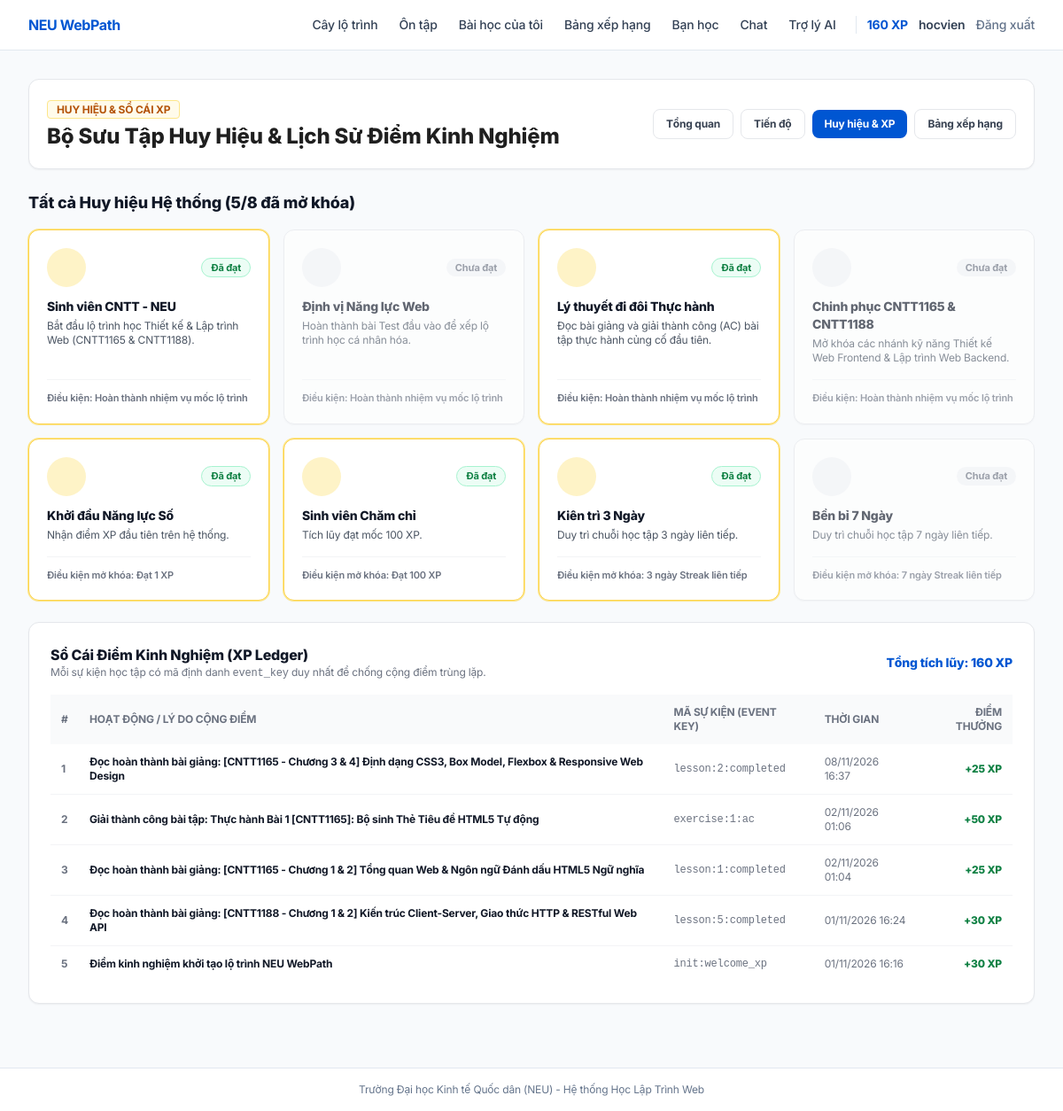
The page /m16/achievements (signed in) on the database its author committed.
### app/models/schema.py (models this page shows, shortened)
class User(UserMixin, db.Model):
    __tablename__ = "users"
    id = db.Column(db.Integer, primary_key=True)
    username = db.Column(db.String(64), unique=True, nullable=False, index=True)
    email = db.Column(db.String(191), unique=True, nullable=False, index=True)
    password_hash = db.Column(db.String(255), nullable=False)
    role = db.Column(
        db.Enum("learner", "instructor", "admin", name="user_roles", native_enum=False),
        default="learner",
        nullable=False,
    )
    total_xp = db.Column(db.Integer, default=0, nullable=False)
    current_streak = db.Column(db.Integer, default=1, nullable=False)
    placement_done = db.Column(db.Boolean, default=False, nullable=False)
    placement_level = db.Column(db.String(100), default="Người mới bắt đầu (Tier 1)")
    current_focus_skill_id = db.Column(db.Integer, db.ForeignKey("skills.id", ondelete="SET NULL"))
    created_at = db.Column(db.DateTime, default=lambda: datetime.now(timezone.utc))
    focus_skill = db.relationship("Skill", foreign_keys=[current_focus_skill_id])
    badges = db.relationship("UserBadge", backref="user", cascade="all, delete-orphan")
    @property
    def is_admin_or_instructor(self) -> bool:
        return self.role in ("admin", "instructor")

class Badge(db.Model):
    __tablename__ = "badges"
    id = db.Column(db.Integer, primary_key=True)
    code = db.Column(db.String(64), unique=True, nullable=False)
    name = db.Column(db.String(120), nullable=False)
    description = db.Column(db.String(255))
    icon = db.Column(db.String(64), default="fa-medal")
    color = db.Column(db.String(32), default="blue")
    required_xp = db.Column(db.Integer, default=0, nullable=False)
    required_streak = db.Column(db.Integer, default=0, nullable=False)

class XpEvent(db.Model):
    __tablename__ = "xp_events"
    id = db.Column(db.Integer, primary_key=True)
    user_id = db.Column(db.Integer, db.ForeignKey("users.id", ondelete="CASCADE"), nullable=False, index=True)
    event_key = db.Column(db.String(150), nullable=False)
    reason = db.Column(db.String(200), nullable=False)
    xp = db.Column(db.Integer, nullable=False)
    created_at = db.Column(db.DateTime, default=lambda: datetime.now(timezone.utc))
    user = db.relationship("User")
    __table_args__ = (
        UniqueConstraint("user_id", "event_key", name="uq_user_xp_event"),
        CheckConstraint("xp > 0", name="ck_xp_positive"),
    )

### app/blueprints/m16.py (the view)
@m16_bp.route("/achievements")
@login_required
def achievements():
    check_and_award_badges(current_user.id)
    all_badges = Badge.query.order_by(Badge.id.asc()).all()
    user_badge_map = {
        ub.badge_id: ub
        for ub in UserBadge.query.filter_by(user_id=current_user.id).all()
    }
    xp_events = (
        XpEvent.query.filter_by(user_id=current_user.id)
        .order_by(XpEvent.created_at.desc())
        .all()
    )
    streak = db.session.get(UserStreak, current_user.id) or update_streak(current_user.id)
    return render_template(
        "m16/achievements.html",
        all_badges=all_badges,
        user_badge_map=user_badge_map,
        xp_events=xp_events,
        streak=streak,
    )

### app/models/schema.py (called while the page is built)
@login_manager.user_loader
def load_user(user_id: str):
    return db.session.get(User, int(user_id))

### app/templates/m16/achievements.html (shortened to what this page needs)
{% extends "base.html" %}
{% block content %}
<div class="w-full px-4 sm:px-6 lg:px-8 sm:px-6 lg:px-8 py-8 space-y-6">
    <div class="bg-white border border-gray-200 rounded-xl p-4 sm:p-5 shadow-sm flex flex-col md:flex-row md:items-center justify-between gap-4">
        <div>
            <span class="px-2.5 py-0.5 rounded bg-amber-50 text-amber-700 border border-amber-200 text-xs font-bold uppercase">
                Huy hiệu & Sổ cái XP
            </span>
            <h1 class="text-2xl font-extrabold text-[#1F1F1F] mt-1">
                Bộ Sưu Tập Huy Hiệu & Lịch Sử Điểm Kinh Nghiệm
            </h1>
        </div>
        <div class="flex flex-wrap items-center gap-2 text-xs font-bold">
            <a href="{{ url_for('m16.index') }}" class="px-3.5 py-2 rounded-lg border border-gray-200 text-gray-700 hover:bg-gray-50">
                Tổng quan
            </a>
            <a href="{{ url_for('m16.progress') }}" class="px-3.5 py-2 rounded-lg border border-gray-200 text-gray-700 hover:bg-gray-50">
                Tiến độ
            </a>
            <a href="{{ url_for('m16.achievements') }}" class="px-3.5 py-2 rounded-lg bg-[#0056D2] text-white">
                Huy hiệu & XP
            </a>
            <a href="{{ url_for('m16.leaderboard') }}" class="px-3.5 py-2 rounded-lg border border-gray-200 text-gray-700 hover:bg-gray-50">
                Bảng xếp hạng
            </a>
        </div>
    </div>
    <section class="space-y-4">
        <h2 class="text-lg font-extrabold text-gray-900">Tất cả Huy hiệu Hệ thống ({{ user_badge_map|length }}/{{ all_badges|length }} đã mở khóa)</h2>
        <div class="grid gap-4 sm:grid-cols-2 lg:grid-cols-4">
            {% for b in all_badges %}
                {% set earned = b.id in user_badge_map %}
                <div class="rounded-xl border bg-white p-5 shadow-sm flex flex-col justify-between transition {% if earned %}border-amber-300 ring-1 ring-amber-200{% else %}border-gray-200 opacity-65{% endif %}">
                    <div>
                        <div class="flex items-center justify-between">
                            <div class="w-11 h-11 rounded-full flex items-center justify-center text-lg {% if earned %}bg-amber-100 text-amber-600{% else %}bg-gray-100 text-gray-400{% endif %}">
                                </div>
                            <span class="px-2.5 py-0.5 rounded-full text-[11px] font-bold {% if earned %}bg-emerald-50 text-[#0E8043] border border-emerald-200{% else %}bg-gray-100 text-gray-500{% endif %}">
                                {{ 'Đã đạt' if earned else 'Chưa đạt' }}
                            </span>
                        </div>
                        <h3 class="mt-3 font-extrabold text-gray-900 text-sm">{{ b.name }}</h3>
                        <p class="mt-1 text-xs text-gray-600">{{ b.description }}</p>
                    </div>
                    <div class="mt-4 pt-3 border-t border-gray-100 text-[11px] font-semibold text-gray-500">
                        {% if b.required_xp > 0 and b.required_streak > 0 %}
                            Điều kiện: {{ b.required_xp }} XP & {{ b.required_streak }} ngày Streak
                        {% elif b.required_xp > 0 %}
                            Điều kiện mở khóa: Đạt {{ b.required_xp }} XP
                        {% elif b.required_streak > 0 %}
                            Điều kiện mở khóa: {{ b.required_streak }} ngày Streak liên tiếp
                        {% else %}
                            Điều kiện: Hoàn thành nhiệm vụ mốc lộ trình
                        {% endif %}
                    </div>
                </div>
            {% endfor %}
        </div>
    </section>
    <section class="bg-white border border-gray-200 rounded-xl p-6 shadow-sm">
        <div class="flex items-center justify-between mb-4">
            <div>
                <h2 class="text-base font-extrabold text-gray-900">Sổ Cái Điểm Kinh Nghiệm (XP Ledger)</h2>
                <p class="text-xs text-gray-500">Mỗi sự kiện học tập có mã định danh <code>event_key</code> duy nhất để chống cộng điểm trùng lặp.</p>
            </div>
            <span class="text-sm font-extrabold text-[#0056D2]">Tổng tích lũy: {{ current_user.total_xp }} XP</span>
        </div>
        {% if xp_events %}
        <div class="overflow-x-auto">
            <table class="w-full text-left text-xs">
                <thead class="bg-gray-50 text-gray-500 uppercase">
                    <tr>
                        <th class="p-3">#</th>
                        <th class="p-3">Hoạt động / Lý do cộng điểm</th>
                        <th class="p-3">Mã sự kiện (Event Key)</th>
                        <th class="p-3">Thời gian</th>
                        <th class="p-3 text-right">Điểm thưởng</th>
                    </tr>
                </thead>
                <tbody class="divide-y divide-gray-100">
                    {% for ev in xp_events %}
                    <tr>
                        <td class="p-3 font-bold text-gray-500">{{ loop.index }}</td>
                        <td class="p-3 font-bold text-gray-900">{{ ev.reason }}</td>
                        <td class="p-3 font-mono text-gray-500">{{ ev.event_key }}</td>
                        <td class="p-3 text-gray-500">{{ ev.created_at.strftime('%d/%m/%Y %H:%M') if ev.created_at else '' }}</td>
                        <td class="p-3 text-right font-extrabold text-[#0E8043]">+{{ ev.xp }} XP</td>
                    </tr>
                    {% endfor %}
                </tbody>
            </table>
        </div>
        {% else %}
        <p class="text-sm text-gray-500">Chưa có giao dịch XP nào được ghi nhận.</p>
        {% endif %}
    </section>
</div>
{% endblock %}

### app/templates/base.html (shortened to what this page needs)
<!DOCTYPE html>
<html lang="vi">
<head>
    <script src="https://cdn.tailwindcss.com"></script>
    <link rel="stylesheet" href="{{ url_for('static', filename='css/responsive.css') }}">
</head>
<body class="min-h-screen flex flex-col bg-[#F8FAFC] text-slate-800">
    <header class="bg-white border-b border-slate-200 sticky top-0 z-50">
        <div class="w-full px-4 sm:px-8 min-h-[3.5rem] py-2 flex flex-wrap items-center justify-between gap-4">
            <a href="{{ url_for('main.index') }}" class="text-base font-bold text-[#0056D2] shrink-0 tracking-tight">
                NEU WebPath
            </a>
            <div class="flex flex-wrap items-center gap-3 ml-auto">
                <nav class="flex flex-wrap items-center gap-1 text-sm font-medium">
                    <a href="{{ url_for('skills.tree_view') }}" class="px-2.5 py-1.5 rounded transition whitespace-nowrap {% if 'skills' in (request.endpoint or '') %}bg-blue-50 text-[#0056D2] font-semibold{% else %}text-slate-700 hover:bg-slate-100{% endif %}">
                        Cây lộ trình
                    </a>
                    {% if current_user.is_authenticated %}
                        {% if current_user.role == 'learner' %}
                        <a href="{{ url_for('practice') }}" class="px-2.5 py-1.5 rounded transition whitespace-nowrap {% if request.endpoint in ('practice', 'main.practice') %}bg-blue-50 text-[#0056D2] font-semibold{% else %}text-slate-700 hover:bg-slate-100{% endif %}">
                            Ôn tập
                        </a>
                        {% endif %}
                        <a href="{{ url_for('main.dashboard') }}" class="px-2.5 py-1.5 rounded transition whitespace-nowrap {% if request.endpoint == 'main.dashboard' %}bg-blue-50 text-[#0056D2] font-semibold{% else %}text-slate-700 hover:bg-slate-100{% endif %}">
                            Bài học của tôi
                        </a>
                        <a href="{{ url_for('m16.leaderboard') }}" class="px-2.5 py-1.5 rounded transition whitespace-nowrap {% if request.endpoint == 'm16.leaderboard' %}bg-blue-50 text-[#0056D2] font-semibold{% else %}text-slate-700 hover:bg-slate-100{% endif %}">
                            Bảng xếp hạng
                        </a>
                        <a href="{{ url_for('buddy.index') }}" class="px-2.5 py-1.5 rounded transition whitespace-nowrap {% if request.blueprint == 'buddy' %}bg-blue-50 text-[#0056D2] font-semibold{% else %}text-slate-700 hover:bg-slate-100{% endif %}">
                            Bạn học
                        </a>
                        <a href="{{ url_for('chat.index') }}" class="px-2.5 py-1.5 rounded transition whitespace-nowrap {% if request.blueprint == 'chat' %}bg-blue-50 text-[#0056D2] font-semibold{% else %}text-slate-700 hover:bg-slate-100{% endif %}">
                            Chat
                        </a>
                        <a href="{{ url_for('ai.index') }}" class="px-2.5 py-1.5 rounded transition whitespace-nowrap {% if request.blueprint == 'ai' %}bg-blue-50 text-[#0056D2] font-semibold{% else %}text-slate-700 hover:bg-slate-100{% endif %}">
                            Trợ lý AI
                        </a>
                    {% endif %}
                </nav>
                <div class="flex items-center gap-3 pl-3 border-l border-slate-200 text-xs sm:text-sm">
                    {% if current_user.is_authenticated %}
                        <span class="font-bold text-[#0056D2] whitespace-nowrap">
                            <span id="nav-user-xp">{{ current_user.total_xp }}</span> XP
                        </span>
                        <span class="hidden sm:inline font-semibold text-slate-700 whitespace-nowrap">{{ current_user.username }}</span>
                        <a href="{{ url_for('auth.logout') }}" class="text-slate-500 hover:text-red-600 font-medium whitespace-nowrap">
                            Đăng xuất
                        </a>
                    {% endif %}
                </div>
            </div>
        </div>
    </header>
    <main class="flex-1">
        {% block content %}{% endblock %}
    </main>
    {% if request.endpoint != 'judge.workspace' %}
    <footer class="bg-white border-t border-slate-200 mt-10 py-4 text-center text-xs text-slate-500">
        Trường Đại học Kinh tế Quốc dân (NEU) - Hệ thống Học Lập Trình Web
    </footer>
    {% endif %}
</body>
</html>

### app/static/css/responsive.css (style rules this page uses)
:root { --touch-target-min: 44px; }
html, body { max-width: 100vw; overflow-x: hidden; -webkit-tap-highlight-color: transparent; }

### app/templates/base.html (style rules this page uses)
body { background-color: #F8FAFC; color: #1E293B; font-family: 'Inter', -apple-system, BlinkMacSystemFont, 'Segoe UI', Roboto, 'Helvetica Neue', Arial, sans-serif; -webkit-font-smoothing: antialiased; -moz-osx-font-smoothing: grayscale; letter-spacing: -0.011em; }

### rows shown on the page
User: total_xp "160", username "hocvien"
Badge: value "Đã đạt", name "Sinh viên CNTT - NEU", description "Bắt đầu lộ trình học Thiết kế & Lập trình Web (CNTT1165 & CNTT1188).", shows "Điều kiện: Hoàn thành nhiệm vụ mốc lộ trình"
Badge: value "Chưa đạt", name "Định vị Năng lực Web", description "Hoàn thành bài Test đầu vào để xếp lộ trình học cá nhân hóa.", shows "Điều kiện: Hoàn thành nhiệm vụ mốc lộ trình"
Badge: value "Đã đạt", name "Lý thuyết đi đôi Thực hành", description "Đọc bài giảng và giải thành công (AC) bài tập thực hành củng cố đầu tiên.", shows "Điều kiện: Hoàn thành nhiệm vụ mốc lộ trình"
Badge: value "Chưa đạt", name "Chinh phục CNTT1165 & CNTT1188", description "Mở khóa các nhánh kỹ năng Thiết kế Web Frontend & Lập trình Web Backend.", shows "Điều kiện: Hoàn thành nhiệm vụ mốc lộ trình"
Badge: value "Đã đạt", name "Khởi đầu Năng lực Số", description "Nhận điểm XP đầu tiên trên hệ thống.", required_xp "1"
Badge: value "Đã đạt", name "Sinh viên Chăm chỉ", description "Tích lũy đạt mốc 100 XP.", required_xp "100"
Badge: value "Đã đạt", name "Kiên trì 3 Ngày", description "Duy trì chuỗi học tập 3 ngày liên tiếp.", required_streak "3"
Badge: value "Chưa đạt", name "Bền bỉ 7 Ngày", description "Duy trì chuỗi học tập 7 ngày liên tiếp.", required_streak "7"
XpEvent: reason "Đọc hoàn thành bài giảng: [CNTT1165 - Chương 3 & 4] Định dạng CSS3, Box Model, Flexbox & Responsive Web Design", event_key "lesson:2:completed", created_at "08/11/2026 16:37", xp "25"
XpEvent: reason "Giải thành công bài tập: Thực hành Bài 1 [CNTT1165]: Bộ sinh Thẻ Tiêu đề HTML5 Tự động", event_key "exercise:1:ac", created_at "02/11/2026 01:06", xp "50"
XpEvent: reason "Đọc hoàn thành bài giảng: [CNTT1165 - Chương 1 & 2] Tổng quan Web & Ngôn ngữ Đánh dấu HTML5 Ngữ nghĩa", event_key "lesson:1:completed", created_at "02/11/2026 01:04", xp "25"
XpEvent: reason "Đọc hoàn thành bài giảng: [CNTT1188 - Chương 1 & 2] Kiến trúc Client-Server, Giao thức HTTP & RESTful Web API", event_key "lesson:5:completed", created_at "01/11/2026 16:24", xp "30"
XpEvent: reason "Điểm kinh nghiệm khởi tạo lộ trình NEU WebPath", event_key "init:welcome_xp", created_at "01/11/2026 16:16", xp "30"

### other values the page prints
{{ user_badge_map|length }} "5"
{{ all_badges|length }} "8"
